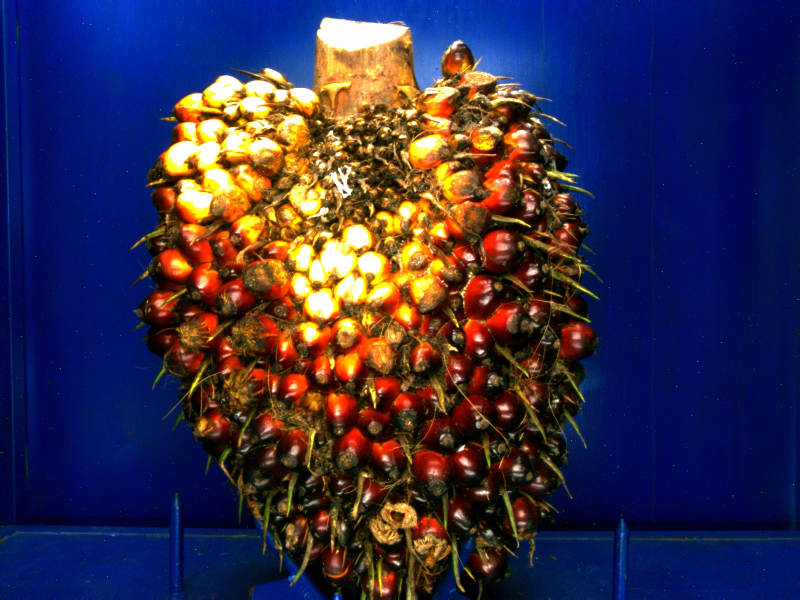
#> input picture Fruitset/Pic_20260923152205302.png, 1600 x 1200 px (shown at 1/2 size)
$ python compare_tbs_masks.py
#> lines starting #> are read from the running program, lines starting #| are printed output that depends on the picture; after the words box and inside, x2 and y2 are one past the last pixel; in counts of white or black regions, pixels touching at a corner belong together
from pathlib import Path

import cv2
import numpy as np

BASE_DIR = Path(__file__).resolve().parent.parent
RESULT_DIR = BASE_DIR / "results" / "04_visualization"
IMAGE_PATH = BASE_DIR / "Fruitset" / "Pic_20260923152205302.png"

MASKS = [
    ("Mask Awal", RESULT_DIR / "tbs_mask_awal.png"),
    ("Mask GrabCut", RESULT_DIR / "tbs_mask_grabcut.png"),
    ("Mask Komponen Utama", RESULT_DIR / "tbs_mask_component_awal.png"),
]

image = cv2.imread(str(IMAGE_PATH))
#> image is the input picture: shape (1200, 1600, 3); mean B, G, R 73.3, 46.4, 54.2
if image is None:
    raise FileNotFoundError(f"Gambar asli tidak ditemukan: {IMAGE_PATH}")

panels = []
target_width = 800
target_height = 600

# Panel gambar asli
original = cv2.resize(image, (target_width, target_height))
cv2.rectangle(original, (0, 0), (target_width, 45), (30, 30, 30), -1)
cv2.putText(
    original, "Gambar Asli", (15, 30),
    cv2.FONT_HERSHEY_SIMPLEX, 0.8, (255, 255, 255), 2
)
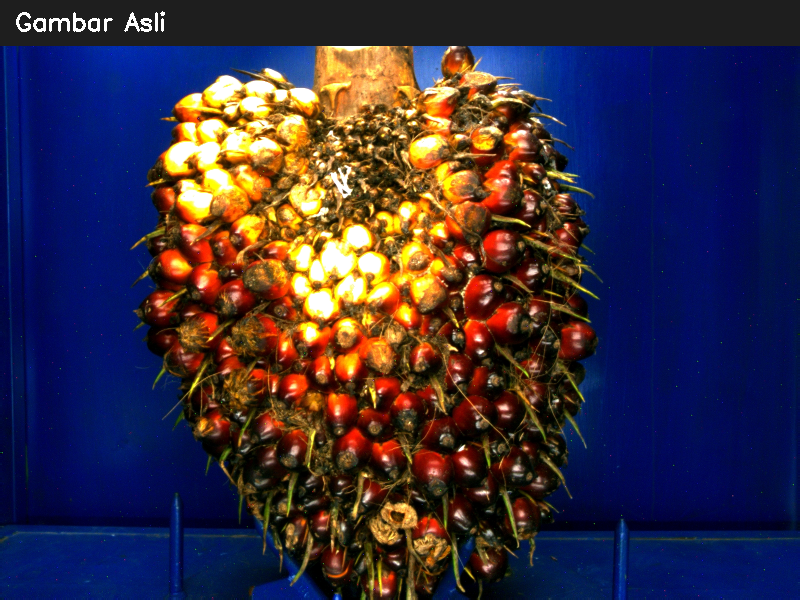
#> original: shape (600, 800, 3); mean B, G, R 64.6, 45.6, 55.6
panels.append(original)

for name, path in MASKS:
    mask = cv2.imread(str(path), cv2.IMREAD_GRAYSCALE)
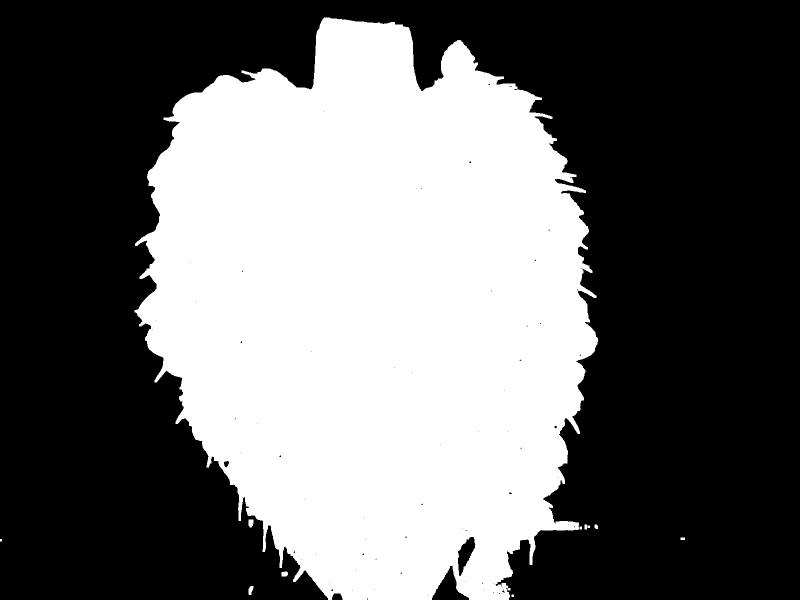
#> input picture results/04_visualization/tbs_mask_awal.png, 1600 x 1200 px (shown at 1/2 size)
#> mask: shape (1200, 1600); 41.4% white; 11 white regions, largest, box (x1, y1, x2, y2) and area: (269, 35, 1196, 1200) 793668, (497, 1039, 507, 1055) 140, (497, 1172, 507, 1190) 129
    if mask is None:
        raise FileNotFoundError(f"Mask tidak ditemukan: {path}")

    # Pastikan mask biner
    binary = (mask > 0).astype(np.uint8) * 255
    white_pct = np.count_nonzero(binary) / binary.size * 100
#> white_pct = 41.37

    print(f"{name}: {white_pct:.2f}% piksel terpilih")
#| Mask Awal: 41.37% piksel terpilih

    panel = cv2.resize(
        binary, (target_width, target_height),
        interpolation=cv2.INTER_NEAREST
    )
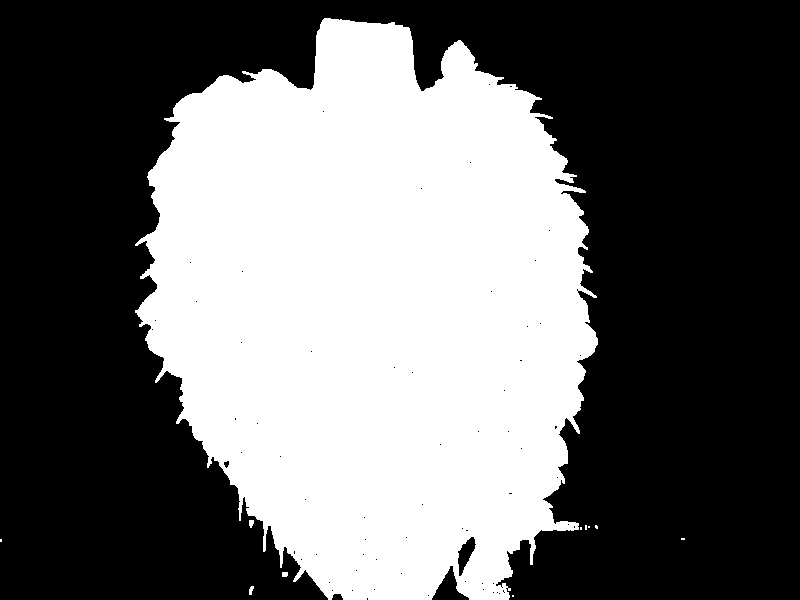
#> panel: shape (600, 800); 41.3% white; 11 white regions (7 under 20 px), largest, box (x1, y1, x2, y2) and area: (135, 18, 598, 600) 198306, (249, 520, 254, 528) 32, (249, 586, 254, 595) 31, (282, 572, 288, 577) 29
    panel = cv2.cvtColor(panel, cv2.COLOR_GRAY2BGR)

    cv2.rectangle(panel, (0, 0), (target_width, 45), (30, 30, 30), -1)
    cv2.putText(
        panel, name, (15, 30),
        cv2.FONT_HERSHEY_SIMPLEX, 0.8, (255, 255, 255), 2
    )
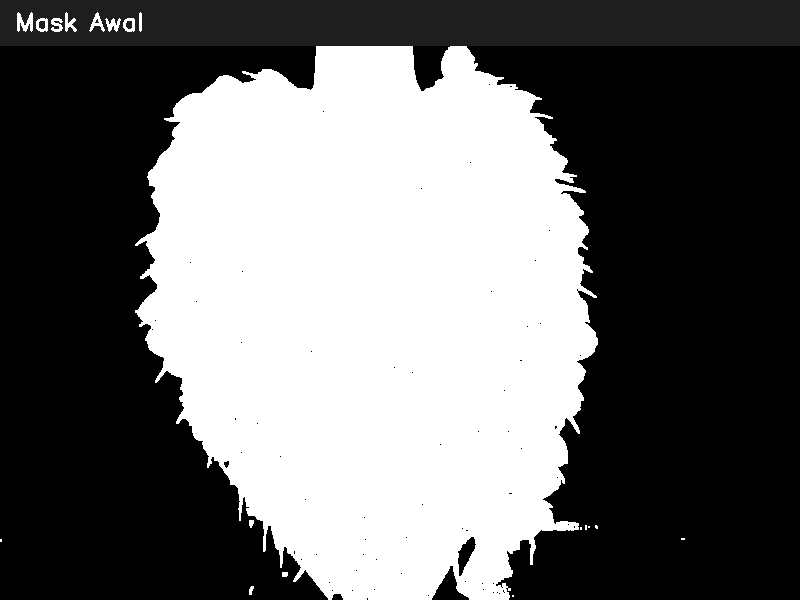
#> panel: shape (600, 800, 3); min 0, max 255, mean 106.9
    panels.append(panel)
#> pass 2 of the loop `for name, path in MASKS:`:
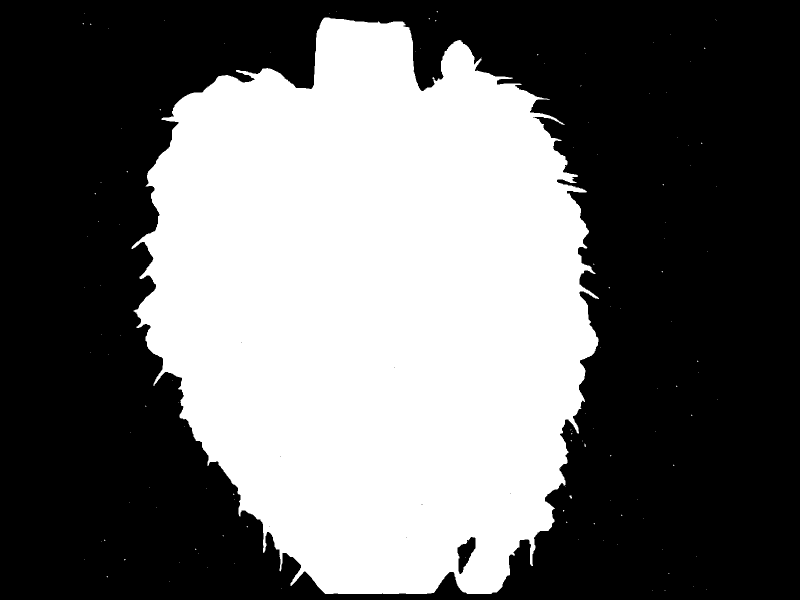
#> input picture results/04_visualization/tbs_mask_grabcut.png, 1600 x 1200 px (shown at 1/2 size)
#> mask: shape (1200, 1600); 41.2% white; 123 white regions (121 under 20 px), largest, box (x1, y1, x2, y2) and area: (263, 35, 1198, 1188) 790597, (1139, 991, 1144, 997) 22
#> white_pct = 41.19
#| Mask GrabCut: 41.19% piksel terpilih
#> `panel = cv2.resize( binary, (target_width, target_height), interpolati..`:
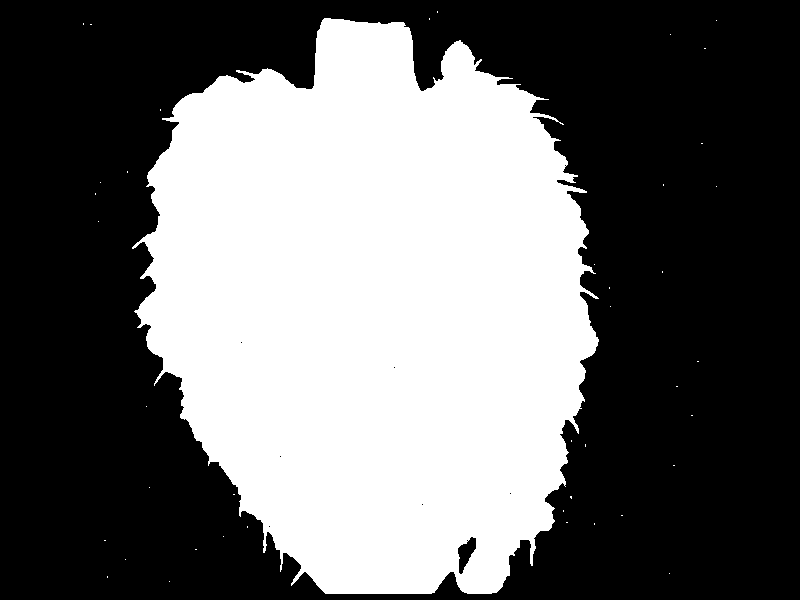
#> panel: shape (600, 800); 41.2% white; 42 white regions (41 under 20 px), largest, box (x1, y1, x2, y2) and area: (132, 18, 599, 594) 197581
#> `cv2.putText( panel, name, (15, 30), cv2.FONT_HERSHEY_SIMPLEX, 0.8, (25..`:
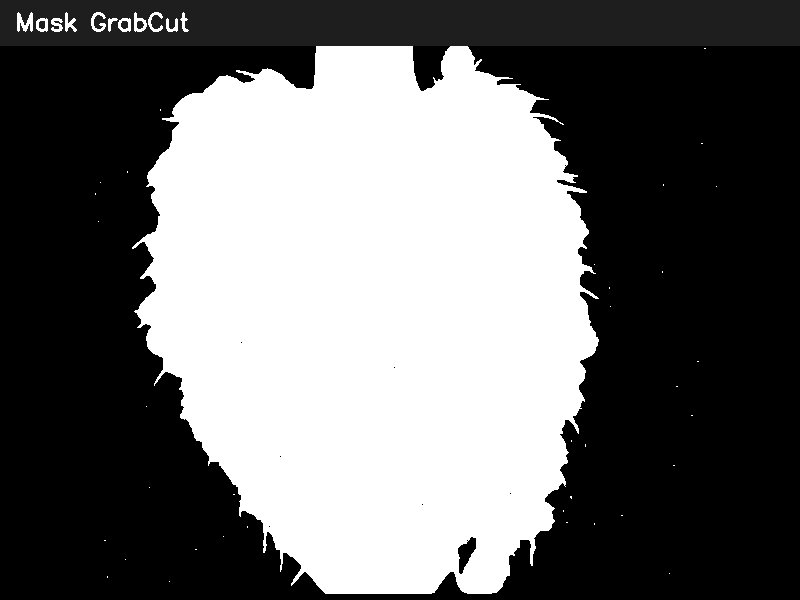
#> panel: shape (600, 800, 3); min 0, max 255, mean 106.6
#> pass 3 of the loop `for name, path in MASKS:`:
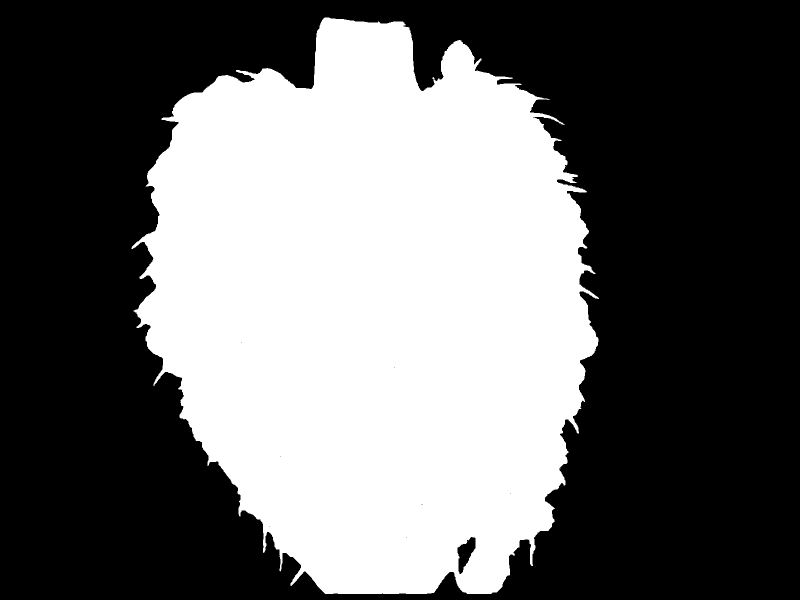
#> input picture results/04_visualization/tbs_mask_component_awal.png, 1600 x 1200 px (shown at 1/2 size)
#> mask: shape (1200, 1600); 41.2% white; 1 white region, box (x1, y1, x2, y2) and area: (263, 35, 1198, 1188) 790597
#> white_pct = 41.18
#| Mask Komponen Utama: 41.18% piksel terpilih
#> `panel = cv2.resize( binary, (target_width, target_height), interpolati..`:
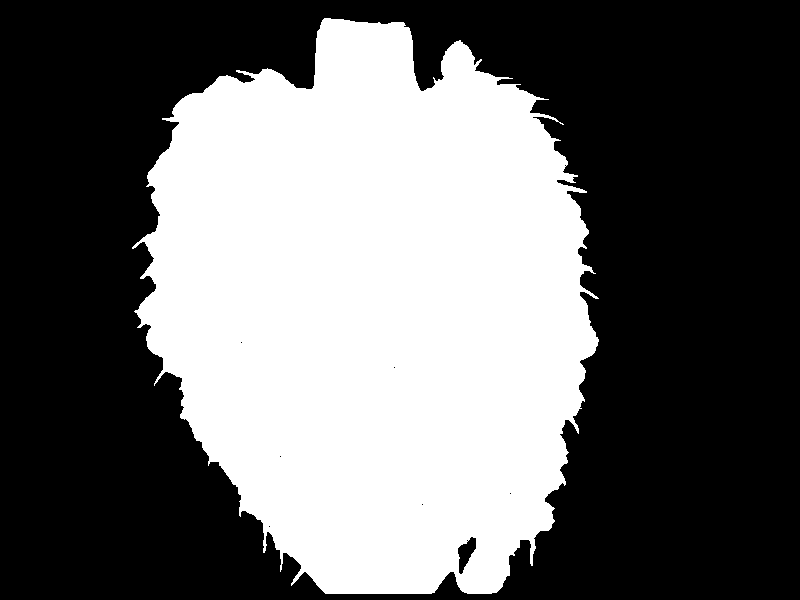
#> panel: shape (600, 800); 41.2% white; 1 white region, box (x1, y1, x2, y2) and area: (132, 18, 599, 594) 197580
#> `cv2.putText( panel, name, (15, 30), cv2.FONT_HERSHEY_SIMPLEX, 0.8, (25..`:
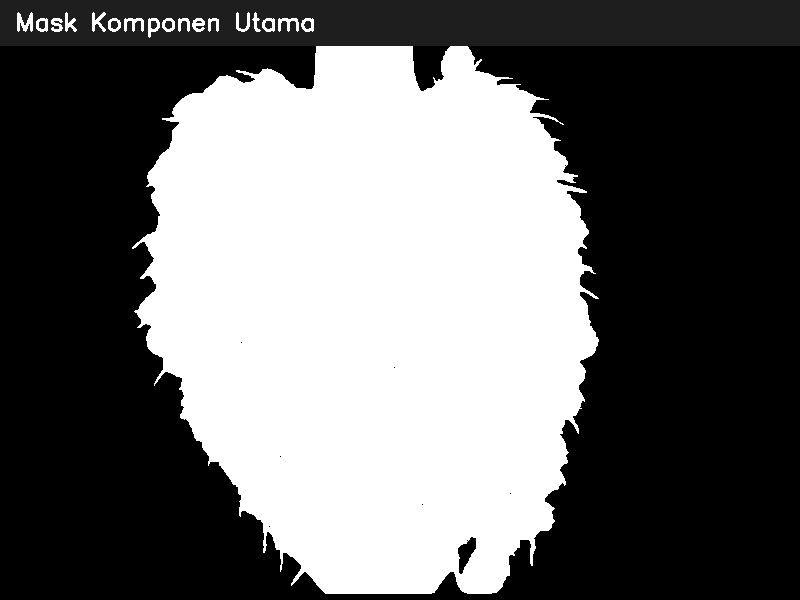
#> panel: shape (600, 800, 3); min 0, max 255, mean 107

# Susun menjadi grid 2 x 2
top = np.hstack((panels[0], panels[1]))
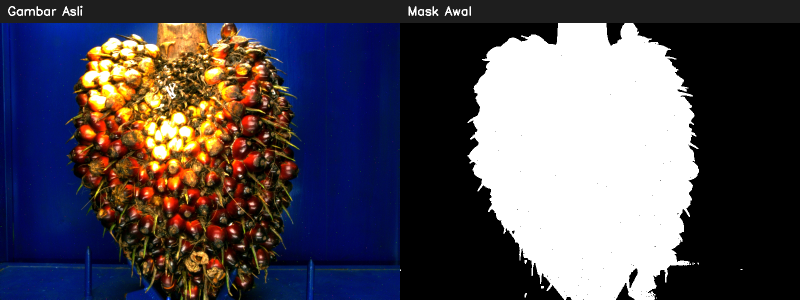
#> top: shape (600, 1600, 3) (shown at 1/2 size); mean of channels 0, 1, 2 85.8, 76.3, 81.3; drawn as B, G, R
bottom = np.hstack((panels[2], panels[3]))
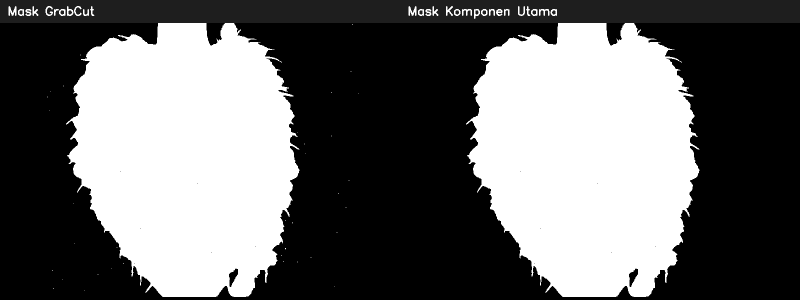
#> bottom: shape (600, 1600, 3) (shown at 1/2 size); min 0, max 255, mean 106.8
comparison = np.vstack((top, bottom))
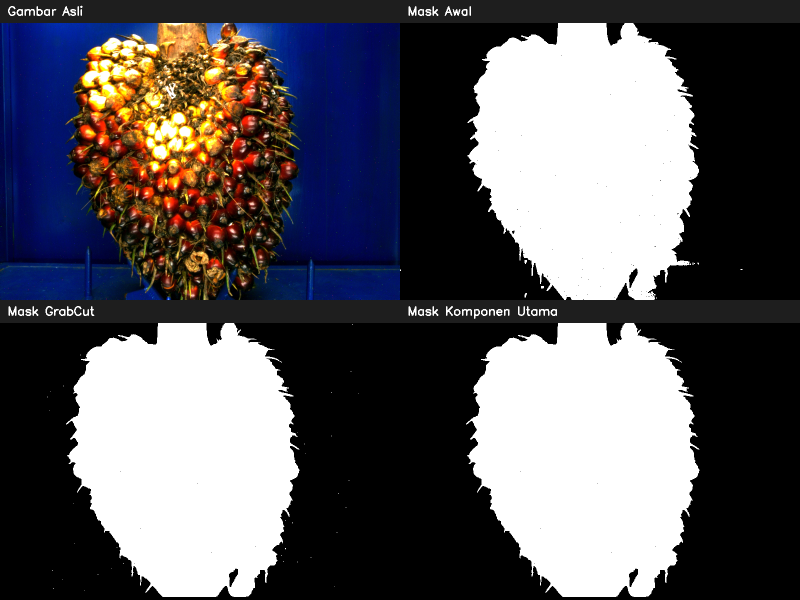
#> comparison: shape (1200, 1600, 3) (shown at 1/2 size); mean of channels 0, 1, 2 96.3, 91.5, 94; drawn as B, G, R

output_path = RESULT_DIR / "perbandingan_mask_tbs.png"
cv2.imwrite(str(output_path), comparison)

print("\nPerbandingan selesai.")
print(f"Gambar disimpan: {output_path}")
print("Persentase piksel bukan ukuran akurasi.")
